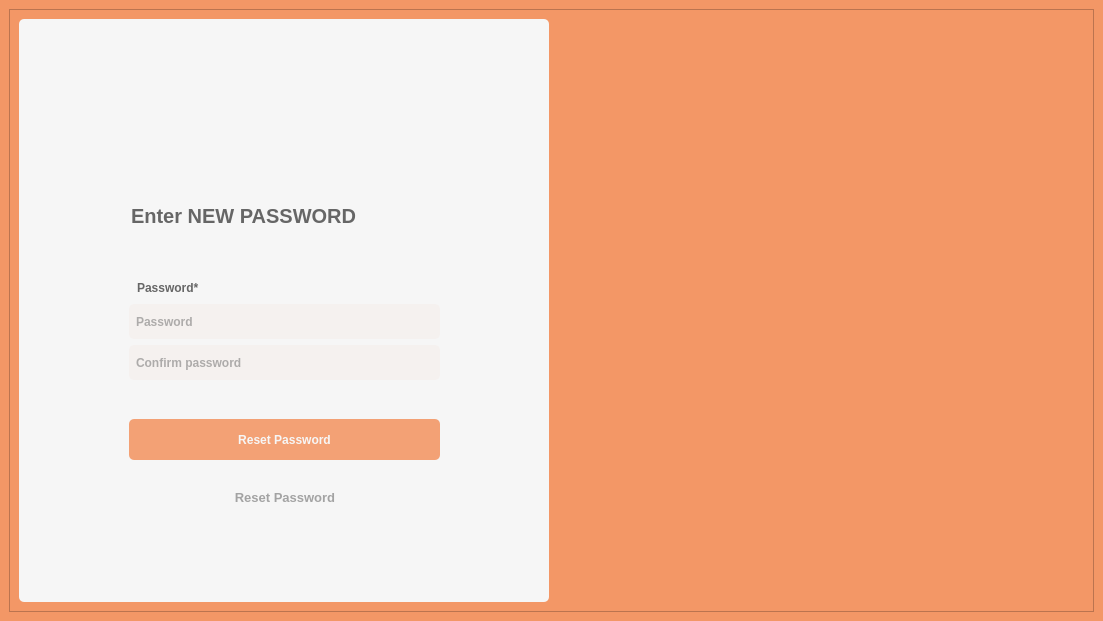
<?xml version="1.0" encoding="UTF-8"?>
<ui version="4.0">
 <class>ResetPasswordWindow</class>
 <widget class="QMainWindow" name="ResetPasswordWindow">
  <property name="geometry">
   <rect>
    <x>0</x>
    <y>0</y>
    <width>1103</width>
    <height>621</height>
   </rect>
  </property>
  <property name="windowTitle">
   <string>MainWindow</string>
  </property>
  <property name="styleSheet">
   <string notr="true">* {
	font: 15px &quot;Lato&quot;;
	font-weight: bold;
	background-color: #f39766;
 	color: #666;
  	line-height: 1.6;
}
</string>
  </property>
  <widget class="QWidget" name="centralwidget">
   <layout class="QGridLayout" name="gridLayout_2">
    <item row="0" column="0">
     <widget class="QFrame" name="frame_main">
      <property name="minimumSize">
       <size>
        <width>1085</width>
        <height>603</height>
       </size>
      </property>
      <property name="maximumSize">
       <size>
        <width>1085</width>
        <height>603</height>
       </size>
      </property>
      <property name="frameShape">
       <enum>QFrame::StyledPanel</enum>
      </property>
      <property name="frameShadow">
       <enum>QFrame::Raised</enum>
      </property>
      <layout class="QGridLayout" name="gridLayout">
       <item row="0" column="2">
        <widget class="QFrame" name="image_frame">
         <property name="minimumSize">
          <size>
           <width>529</width>
           <height>583</height>
          </size>
         </property>
         <property name="maximumSize">
          <size>
           <width>529</width>
           <height>583</height>
          </size>
         </property>
         <property name="autoFillBackground">
          <bool>false</bool>
         </property>
         <property name="styleSheet">
          <string notr="true"/>
         </property>
         <property name="frameShape">
          <enum>QFrame::StyledPanel</enum>
         </property>
         <property name="frameShadow">
          <enum>QFrame::Raised</enum>
         </property>
         <widget class="QLabel" name="image">
          <property name="geometry">
           <rect>
            <x>0</x>
            <y>0</y>
            <width>531</width>
            <height>591</height>
           </rect>
          </property>
          <property name="styleSheet">
           <string notr="true"/>
          </property>
          <property name="frameShadow">
           <enum>QFrame::Plain</enum>
          </property>
          <property name="text">
           <string/>
          </property>
          <property name="pixmap">
           <pixmap>../images/create_acc.jpg</pixmap>
          </property>
          <property name="scaledContents">
           <bool>true</bool>
          </property>
          <property name="alignment">
           <set>Qt::AlignCenter</set>
          </property>
          <property name="wordWrap">
           <bool>false</bool>
          </property>
          <property name="openExternalLinks">
           <bool>false</bool>
          </property>
         </widget>
        </widget>
       </item>
       <item row="0" column="1">
        <widget class="QFrame" name="reset_frame_outer">
         <property name="minimumSize">
          <size>
           <width>530</width>
           <height>583</height>
          </size>
         </property>
         <property name="maximumSize">
          <size>
           <width>530</width>
           <height>583</height>
          </size>
         </property>
         <property name="styleSheet">
          <string notr="true">border-radius: 5px;
background: #f6f6f6;

</string>
         </property>
         <property name="frameShape">
          <enum>QFrame::StyledPanel</enum>
         </property>
         <property name="frameShadow">
          <enum>QFrame::Raised</enum>
         </property>
         <widget class="QFrame" name="reste_frame_inner">
          <property name="geometry">
           <rect>
            <x>90</x>
            <y>20</y>
            <width>351</width>
            <height>561</height>
           </rect>
          </property>
          <property name="layoutDirection">
           <enum>Qt::LeftToRight</enum>
          </property>
          <property name="styleSheet">
           <string notr="true"/>
          </property>
          <property name="frameShape">
           <enum>QFrame::StyledPanel</enum>
          </property>
          <property name="frameShadow">
           <enum>QFrame::Raised</enum>
          </property>
          <widget class="QLabel" name="logo">
           <property name="geometry">
            <rect>
             <x>10</x>
             <y>10</y>
             <width>331</width>
             <height>111</height>
            </rect>
           </property>
           <property name="text">
            <string/>
           </property>
           <property name="pixmap">
            <pixmap>../images/logo.PNG</pixmap>
           </property>
           <property name="scaledContents">
            <bool>true</bool>
           </property>
          </widget>
          <widget class="QPushButton" name="send_token">
           <property name="geometry">
            <rect>
             <x>20</x>
             <y>380</y>
             <width>311</width>
             <height>41</height>
            </rect>
           </property>
           <property name="styleSheet">
            <string notr="true">#send_token {
background: rgba(243,151,102, 0.9);
color: #f6f6f6;
outline: none;
border: none;
}


#send_token:hover {
background: rgba(243,151,102, 1);
}</string>
           </property>
           <property name="text">
            <string>Reset Password</string>
           </property>
          </widget>
          <widget class="QPushButton" name="back_button">
           <property name="geometry">
            <rect>
             <x>20</x>
             <y>450</y>
             <width>312</width>
             <height>19</height>
            </rect>
           </property>
           <property name="styleSheet">
            <string notr="true">*{
font-size: 13px;
color: #a3a3a3;
padding-bottom:3px;
}

#back_button {
border-bottom: solid 1px white;
}

#back_button:hover {
color: #666;
border-bottom: solid 1px #a3a3a3;
}</string>
           </property>
           <property name="text">
            <string>Reset Password</string>
           </property>
          </widget>
          <widget class="QLabel" name="pass_caption">
           <property name="geometry">
            <rect>
             <x>22</x>
             <y>161</y>
             <width>311</width>
             <height>31</height>
            </rect>
           </property>
           <property name="styleSheet">
            <string notr="true">font-size: 20px;
</string>
           </property>
           <property name="text">
            <string>Enter NEW PASSWORD</string>
           </property>
           <property name="alignment">
            <set>Qt::AlignLeading|Qt::AlignLeft|Qt::AlignVCenter</set>
           </property>
          </widget>
          <widget class="QWidget" name="">
           <property name="geometry">
            <rect>
             <x>20</x>
             <y>220</y>
             <width>311</width>
             <height>121</height>
            </rect>
           </property>
           <layout class="QVBoxLayout" name="verticalLayout">
            <item>
             <widget class="QLabel" name="password_label">
              <property name="styleSheet">
               <string notr="true">
padding-left: 5px;
padding-bottom:-2px;
height:25px;</string>
              </property>
              <property name="text">
               <string>Password*</string>
              </property>
              <property name="alignment">
               <set>Qt::AlignBottom|Qt::AlignLeading|Qt::AlignLeft</set>
              </property>
             </widget>
            </item>
            <item>
             <widget class="QLineEdit" name="password_input">
              <property name="styleSheet">
               <string notr="true">background: rgba(243,151,102, 0.05);
padding: 5px;
height:25px;</string>
              </property>
              <property name="text">
               <string/>
              </property>
              <property name="placeholderText">
               <string>Password</string>
              </property>
             </widget>
            </item>
            <item>
             <widget class="QLineEdit" name="password_input_2">
              <property name="styleSheet">
               <string notr="true">background: rgba(243,151,102, 0.05);
padding: 5px;
height:25px;</string>
              </property>
              <property name="text">
               <string/>
              </property>
              <property name="placeholderText">
               <string>Confirm password</string>
              </property>
             </widget>
            </item>
           </layout>
          </widget>
         </widget>
        </widget>
       </item>
      </layout>
      <zorder>reset_frame_outer</zorder>
      <zorder>image_frame</zorder>
     </widget>
    </item>
   </layout>
  </widget>
 </widget>
 <resources/>
 <connections/>
</ui>
